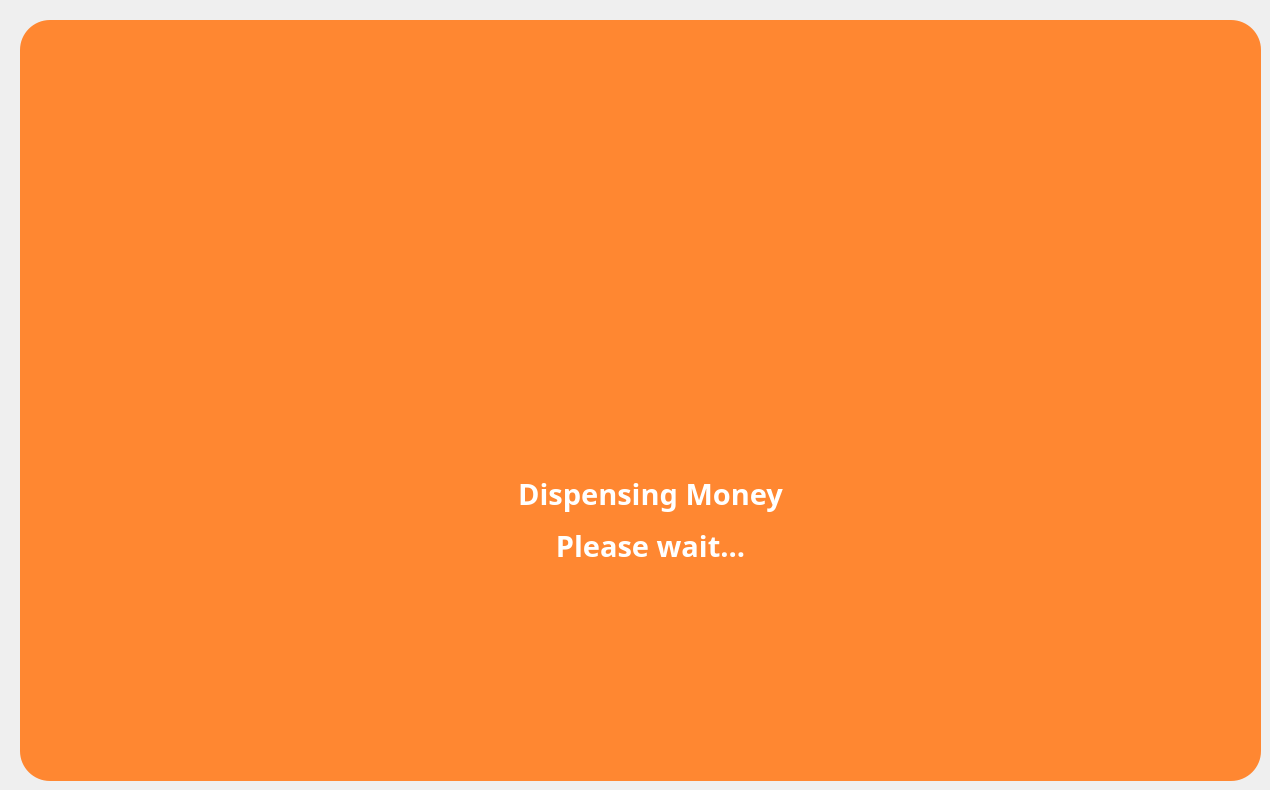
  <widget class="QWidget" name="dispensing">
   <widget class="QFrame" name="dispensing_1">
    <property name="enabled">
     <bool>true</bool>
    </property>
    <property name="geometry">
     <rect>
      <x>20</x>
      <y>20</y>
      <width>1241</width>
      <height>761</height>
     </rect>
    </property>
    <property name="font">
     <font>
      <pointsize>9</pointsize>
     </font>
    </property>
    <property name="styleSheet">
     <string notr="true">QFrame {
    background-color: #ff8731;
	border-radius: 30px;
}
</string>
    </property>
    <property name="frameShape">
     <enum>QFrame::NoFrame</enum>
    </property>
    <widget class="QLabel" name="loading_icon">
     <property name="geometry">
      <rect>
       <x>490</x>
       <y>350</y>
       <width>30</width>
       <height>30</height>
      </rect>
     </property>
     <property name="text">
      <string/>
     </property>
     <property name="pixmap">
      <pixmap>D:/Coinnect UI/images/new-moon.png</pixmap>
     </property>
     <property name="scaledContents">
      <bool>true</bool>
     </property>
    </widget>
    <widget class="QLabel" name="label_188">
     <property name="geometry">
      <rect>
       <x>450</x>
       <y>440</y>
       <width>361</width>
       <height>121</height>
      </rect>
     </property>
     <property name="font">
      <font>
       <family>Montserrat</family>
       <pointsize>22</pointsize>
       <weight>75</weight>
       <bold>true</bold>
      </font>
     </property>
     <property name="styleSheet">
      <string notr="true">QLabel {
    color: white;
}
</string>
     </property>
     <property name="text">
      <string>&lt;html&gt;&lt;head/&gt;&lt;body&gt;&lt;p align=&quot;center&quot;&gt;Dispensing Money&lt;/p&gt;&lt;p align=&quot;center&quot;&gt;Please wait...&lt;/p&gt;&lt;/body&gt;&lt;/html&gt;</string>
     </property>
    </widget>
    <widget class="QLabel" name="loading_icon1">
     <property name="geometry">
      <rect>
       <x>540</x>
       <y>350</y>
       <width>30</width>
       <height>30</height>
      </rect>
     </property>
     <property name="text">
      <string/>
     </property>
     <property name="pixmap">
      <pixmap>D:/Coinnect UI/images/new-moon.png</pixmap>
     </property>
     <property name="scaledContents">
      <bool>true</bool>
     </property>
    </widget>
    <widget class="QLabel" name="loading_icon3">
     <property name="geometry">
      <rect>
       <x>640</x>
       <y>350</y>
       <width>30</width>
       <height>30</height>
      </rect>
     </property>
     <property name="text">
      <string/>
     </property>
     <property name="pixmap">
      <pixmap>D:/Coinnect UI/images/new-moon.png</pixmap>
     </property>
     <property name="scaledContents">
      <bool>true</bool>
     </property>
    </widget>
    <widget class="QLabel" name="loading_icon2">
     <property name="geometry">
      <rect>
       <x>590</x>
       <y>350</y>
       <width>30</width>
       <height>30</height>
      </rect>
     </property>
     <property name="text">
      <string/>
     </property>
     <property name="pixmap">
      <pixmap>D:/Coinnect UI/images/new-moon.png</pixmap>
     </property>
     <property name="scaledContents">
      <bool>true</bool>
     </property>
    </widget>
    <widget class="QLabel" name="loading_icon5">
     <property name="geometry">
      <rect>
       <x>740</x>
       <y>350</y>
       <width>30</width>
       <height>30</height>
      </rect>
     </property>
     <property name="text">
      <string/>
     </property>
     <property name="pixmap">
      <pixmap>D:/Coinnect UI/images/new-moon.png</pixmap>
     </property>
     <property name="scaledContents">
      <bool>true</bool>
     </property>
    </widget>
    <widget class="QLabel" name="loading_icon4">
     <property name="geometry">
      <rect>
       <x>690</x>
       <y>350</y>
       <width>30</width>
       <height>30</height>
      </rect>
     </property>
     <property name="text">
      <string/>
     </property>
     <property name="pixmap">
      <pixmap>D:/Coinnect UI/images/new-moon.png</pixmap>
     </property>
     <property name="scaledContents">
      <bool>true</bool>
     </property>
    </widget>
    <zorder>label_188</zorder>
    <zorder>loading_icon</zorder>
    <zorder>loading_icon1</zorder>
    <zorder>loading_icon3</zorder>
    <zorder>loading_icon2</zorder>
    <zorder>loading_icon5</zorder>
    <zorder>loading_icon4</zorder>
   </widget>
  </widget>
